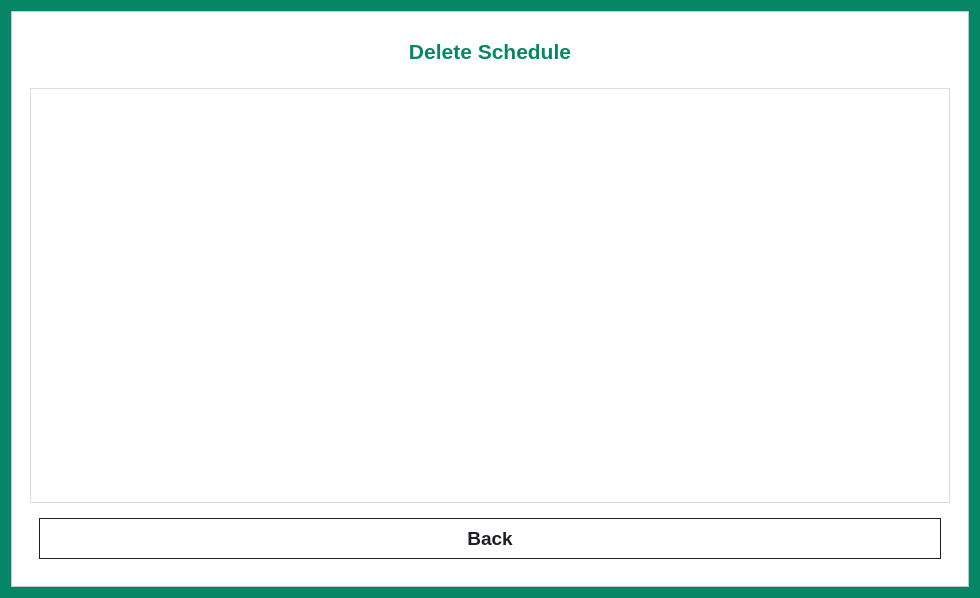
<?xml version="1.0" encoding="UTF-8"?>
<ui version="4.0">
 <class>DeleteScheduleDialog</class>
 <widget class="QDialog" name="DeleteScheduleDialog">
  <property name="geometry">
   <rect>
    <x>0</x>
    <y>0</y>
    <width>980</width>
    <height>598</height>
   </rect>
  </property>
  <property name="windowTitle">
   <string>Form</string>
  </property>
  <property name="styleSheet">
   <string notr="true">QDialog#DeleteScheduleDialog {
	background-color: rgb(6, 134, 103);
}

QFrame {
	background: white;
}

QPushButton {
	padding: 16px 32px;
	font-size: 32px;
	font-weight: 500;
	qproperty-iconSize: 36px 36px;
	background-color: rgb(6, 134, 103);
	color: white;
	text-align: left;
}

QRadioButton {
	padding: 32px;
	font-size: 24px;
	font-weight: 500;
	background-color: white;
	color: rgb(29, 31, 39);
	border: 1px solid rgb(29, 31, 39);
}

QRadioButton::indicator {
	width: 0;
	height: 0;
}

QRadioButton:hover {
	background-color: rgb(234, 234, 234);
}

QRadioButton:checked {
	color: white;
	background-color: rgb(6, 134, 103);
	border: none;
}

QProgressBar {
    border: 1px solid rgb(29, 31, 39);
    height: 20px;
    text-align: center;
    font-weight: bold;
}

QProgressBar::chunk {
    background-color: rgb(6, 134, 103);
}

QLabel {
    color: rgb(29, 31, 39);
    font-weight: bold;
}</string>
  </property>
  <layout class="QGridLayout" name="gridLayout">
   <item row="0" column="0">
    <widget class="QFrame" name="frame">
     <property name="styleSheet">
      <string notr="true">* {
	font-family: &quot;Ubuntu Sans&quot;;
}</string>
     </property>
     <property name="frameShape">
      <enum>QFrame::StyledPanel</enum>
     </property>
     <property name="frameShadow">
      <enum>QFrame::Raised</enum>
     </property>
     <layout class="QVBoxLayout" name="verticalLayout">
      <item>
       <widget class="QFrame" name="frame_2">
        <property name="sizePolicy">
         <sizepolicy hsizetype="Preferred" vsizetype="Fixed">
          <horstretch>0</horstretch>
          <verstretch>0</verstretch>
         </sizepolicy>
        </property>
        <property name="styleSheet">
         <string notr="true">QLabel {
	text-align: center;
}</string>
        </property>
        <property name="frameShape">
         <enum>QFrame::NoFrame</enum>
        </property>
        <property name="frameShadow">
         <enum>QFrame::Plain</enum>
        </property>
        <layout class="QHBoxLayout" name="horizontalLayout_2">
         <item>
          <widget class="QFrame" name="frame_7">
           <property name="styleSheet">
            <string notr="true">QLabel {
	font-size: 16pt;
	color: rgb(6, 134, 103);
}</string>
           </property>
           <property name="frameShape">
            <enum>QFrame::NoFrame</enum>
           </property>
           <property name="frameShadow">
            <enum>QFrame::Raised</enum>
           </property>
           <layout class="QHBoxLayout" name="horizontalLayout">
            <property name="bottomMargin">
             <number>0</number>
            </property>
            <item>
             <widget class="QLabel" name="label_7">
              <property name="sizePolicy">
               <sizepolicy hsizetype="Preferred" vsizetype="Minimum">
                <horstretch>0</horstretch>
                <verstretch>0</verstretch>
               </sizepolicy>
              </property>
              <property name="text">
               <string>Delete Schedule</string>
              </property>
              <property name="alignment">
               <set>Qt::AlignCenter</set>
              </property>
             </widget>
            </item>
           </layout>
          </widget>
         </item>
        </layout>
       </widget>
      </item>
      <item>
       <widget class="QFrame" name="frame_3">
        <property name="frameShape">
         <enum>QFrame::NoFrame</enum>
        </property>
        <property name="frameShadow">
         <enum>QFrame::Raised</enum>
        </property>
        <layout class="QVBoxLayout" name="verticalLayout_2">
         <item>
          <widget class="QTableWidget" name="tableWidget">
           <property name="styleSheet">
            <string notr="true">* {
    font-size: 12pt;
    color: rgb(29, 31, 39);
}

QHeaderView::section {
    background-color: rgb(6, 134, 103);
    color: white;
    font-weight: bold;
    padding: 8px 12px;
    border: none;
}

QTableCornerButton::section {
    background-color: rgb(6, 134, 103);
    border: none;
}

QTableWidget {
    background-color: white;
    selection-background-color: rgb(6, 134, 103);
    selection-color: white;
    gridline-color: transparent;
    border: 1px solid rgb(220, 220, 220);
    show-decoration-selected: 1;
}

QTableWidget::item {
    padding: 6px 10px;
    border: none;
    font-weight: normal;
    color: rgb(29, 31, 39);
}

QTableWidget::item:hover {
    background-color: rgba(6, 134, 103, 0.1);
}

QTableWidget::item:selected {
    background-color: rgba(6, 134, 103, 0.5);
    color: white;
    font-weight: 700;
}

QTableView {
    show-decoration-selected: 1;
}
</string>
           </property>
          </widget>
         </item>
         <item>
          <widget class="QFrame" name="frame_4">
           <property name="styleSheet">
            <string notr="true">QPushButton {
	font-size: 14pt;
	padding: 8px;
	text-align: center;
}

QPushButton#backButton {
	background: white;
	color: rgb(29, 31, 39);
	border: 1px solid rgb(29, 31, 39);
}

QPushButton#backButton:hover {
	background: rgb(234, 234, 234);
}

QPushButton#backButton:disabled {
	background: lightgrey;
	color: darkgrey;
	border: none;
}</string>
           </property>
           <property name="frameShape">
            <enum>QFrame::NoFrame</enum>
           </property>
           <property name="frameShadow">
            <enum>QFrame::Raised</enum>
           </property>
           <layout class="QHBoxLayout" name="horizontalLayout_3">
            <item>
             <widget class="QPushButton" name="backButton">
              <property name="enabled">
               <bool>true</bool>
              </property>
              <property name="text">
               <string>Back</string>
              </property>
             </widget>
            </item>
           </layout>
          </widget>
         </item>
        </layout>
       </widget>
      </item>
     </layout>
    </widget>
   </item>
  </layout>
 </widget>
 <resources/>
 <connections/>
</ui>
